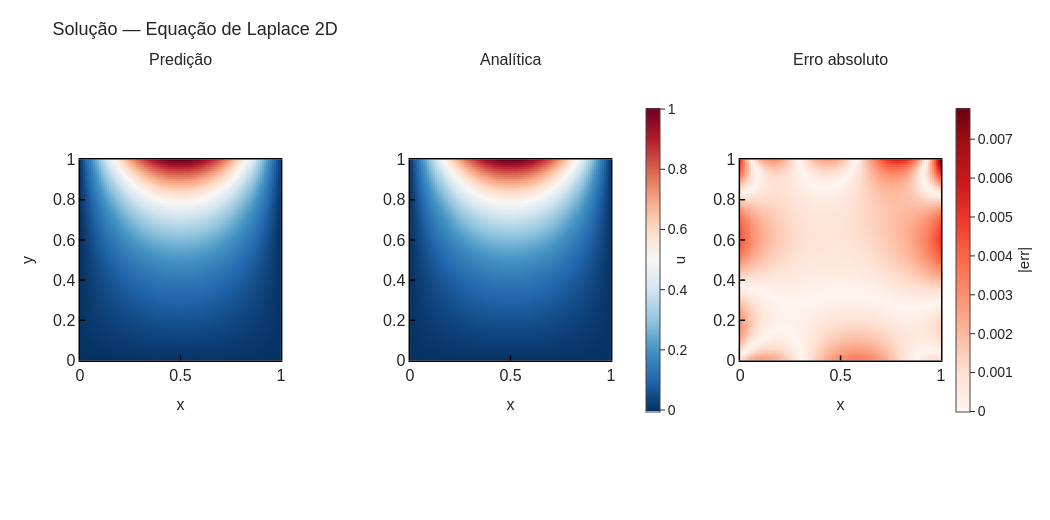

Notebook code cell kept with this figure:
### Markdown cell above
O bom leitor atento deve se lembrar que nosso problema possui uma solução analítica, e é ela que usaremos para avaliar nosso modelo!

Dentro da função das funções de plotagens, fizemos o seguinte:

---
```python
x = np.linspace(0, 1, n_grid)
y = np.linspace(0, 1, n_grid)
X, Y = np.meshgrid(x, y)

X_flat = torch.tensor(
    np.stack([X.ravel(), Y.ravel()], axis=1),
    dtype=torch.float32,
    device=device,
)

with torch.no_grad():
    U_pred = model(X_flat).cpu().numpy().reshape(n_grid, n_grid)

U_anal = analytical_fn(X_flat).cpu().numpy().reshape(n_grid, n_grid)
E_abs  = np.abs(U_pred - U_anal)
```
---

Em suma, criamos uma malha e avaliamos nosso modelo nela. Pontos importantes para se destacar:

- Aqui, realizamos uma nova amostragem, o que é análoga a etapa de mostrar "dados nunca vistos" para o modelo. Mas note que, no treinamento usamos uma amostragem aleatória, enquanto que aqui, uma grade regular;
- Desativamos o autograd pois não utilizamos ele na previsão, dado que não atualizamos os pesos, economizando memória e acelarando a inferência.
- O erro absoluto é apenas uma das métricas possíveis, outras opções seriam: Erro $L^2$, erro máximo etc.

### Code cell
plot_heatmaps(model=model, analytical_fn=analytical_solution, device=DEVICE)

### Figure 1 — Plotly figure (JSON) as saved in the notebook; plotly's stock layout.template omitted (floating-point values rounded to 4 significant figures; data arrays with more than 128 entries replaced by an {"elided": "..."} marker saying what was removed)
{"data": [{"colorscale": [[0, "rgb(5,48,97)"], [0.1, "rgb(33,102,172)"], [0.2, "rgb(67,147,195)"], [0.3, "rgb(146,197,222)"], [0.4, "rgb(209,229,240)"], [0.5, "rgb(247,247,247)"], [0.6, "rgb(253,219,199)"], [0.7, "rgb(244,165,130)"], [0.8, "rgb(214,96,77)"], [0.9, "rgb(178,24,43)"], [1, "rgb(103,0,31)"]], "showscale": false, "type": "heatmap", "x": [0.0, 0.0101, 0.0202, 0.0303, 0.0404, 0.05051, 0.06061, 0.07071, 0.08081, 0.09091, 0.101, 0.1111, 0.1212, 0.1313, 0.1414, 0.1515, 0.1616, 0.1717, 0.1818, 0.1919, 0.202, 0.2121, 0.2222, 0.2323, 0.2424, 0.2525, 0.2626, 0.2727, 0.2828, 0.2929, 0.303, 0.3131, 0.3232, 0.3333, 0.3434, 0.3535, 0.3636, 0.3737, 0.3838, 0.3939, 0.404, 0.4141, 0.4242, 0.4343, 0.4444, 0.4545, 0.4646, 0.4747, 0.4848, 0.4949, 0.5051, 0.5152, 0.5253, 0.5354, 0.5455, 0.5556, 0.5657, 0.5758, 0.5859, 0.596, 0.6061, 0.6162, 0.6263, 0.6364, 0.6465, 0.6566, 0.6667, 0.6768, 0.6869, 0.697, 0.7071, 0.7172, 0.7273, 0.7374, 0.7475, 0.7576, 0.7677, 0.7778, 0.7879, 0.798, 0.8081, 0.8182, 0.8283, 0.8384, 0.8485, 0.8586, 0.8687, 0.8788, 0.8889, 0.899, 0.9091, 0.9192, 0.9293, 0.9394, 0.9495, 0.9596, 0.9697, 0.9798, 0.9899, 1.0], "xaxis": "x", "y": [0.0, 0.0101, 0.0202, 0.0303, 0.0404, 0.05051, 0.06061, 0.07071, 0.08081, 0.09091, 0.101, 0.1111, 0.1212, 0.1313, 0.1414, 0.1515, 0.1616, 0.1717, 0.1818, 0.1919, 0.202, 0.2121, 0.2222, 0.2323, 0.2424, 0.2525, 0.2626, 0.2727, 0.2828, 0.2929, 0.303, 0.3131, 0.3232, 0.3333, 0.3434, 0.3535, 0.3636, 0.3737, 0.3838, 0.3939, 0.404, 0.4141, 0.4242, 0.4343, 0.4444, 0.4545, 0.4646, 0.4747, 0.4848, 0.4949, 0.5051, 0.5152, 0.5253, 0.5354, 0.5455, 0.5556, 0.5657, 0.5758, 0.5859, 0.596, 0.6061, 0.6162, 0.6263, 0.6364, 0.6465, 0.6566, 0.6667, 0.6768, 0.6869, 0.697, 0.7071, 0.7172, 0.7273, 0.7374, 0.7475, 0.7576, 0.7677, 0.7778, 0.7879, 0.798, 0.8081, 0.8182, 0.8283, 0.8384, 0.8485, 0.8586, 0.8687, 0.8788, 0.8889, 0.899, 0.9091, 0.9192, 0.9293, 0.9394, 0.9495, 0.9596, 0.9697, 0.9798, 0.9899, 1.0], "yaxis": "y", "z": {"elided": "100x100 float values"}, "zmax": 1.002, "zmin": -0.004872}, {"colorbar": {"len": 0.85, "thickness": 14, "tickfont": {"size": 14}, "title": {"font": {"size": 15}, "side": "right", "text": "u"}, "x": 0.65, "xpad": 6}, "colorscale": [[0, "rgb(5,48,97)"], [0.1, "rgb(33,102,172)"], [0.2, "rgb(67,147,195)"], [0.3, "rgb(146,197,222)"], [0.4, "rgb(209,229,240)"], [0.5, "rgb(247,247,247)"], [0.6, "rgb(253,219,199)"], [0.7, "rgb(244,165,130)"], [0.8, "rgb(214,96,77)"], [0.9, "rgb(178,24,43)"], [1, "rgb(103,0,31)"]], "showscale": true, "type": "heatmap", "x": [0.0, 0.0101, 0.0202, 0.0303, 0.0404, 0.05051, 0.06061, 0.07071, 0.08081, 0.09091, 0.101, 0.1111, 0.1212, 0.1313, 0.1414, 0.1515, 0.1616, 0.1717, 0.1818, 0.1919, 0.202, 0.2121, 0.2222, 0.2323, 0.2424, 0.2525, 0.2626, 0.2727, 0.2828, 0.2929, 0.303, 0.3131, 0.3232, 0.3333, 0.3434, 0.3535, 0.3636, 0.3737, 0.3838, 0.3939, 0.404, 0.4141, 0.4242, 0.4343, 0.4444, 0.4545, 0.4646, 0.4747, 0.4848, 0.4949, 0.5051, 0.5152, 0.5253, 0.5354, 0.5455, 0.5556, 0.5657, 0.5758, 0.5859, 0.596, 0.6061, 0.6162, 0.6263, 0.6364, 0.6465, 0.6566, 0.6667, 0.6768, 0.6869, 0.697, 0.7071, 0.7172, 0.7273, 0.7374, 0.7475, 0.7576, 0.7677, 0.7778, 0.7879, 0.798, 0.8081, 0.8182, 0.8283, 0.8384, 0.8485, 0.8586, 0.8687, 0.8788, 0.8889, 0.899, 0.9091, 0.9192, 0.9293, 0.9394, 0.9495, 0.9596, 0.9697, 0.9798, 0.9899, 1.0], "xaxis": "x2", "y": [0.0, 0.0101, 0.0202, 0.0303, 0.0404, 0.05051, 0.06061, 0.07071, 0.08081, 0.09091, 0.101, 0.1111, 0.1212, 0.1313, 0.1414, 0.1515, 0.1616, 0.1717, 0.1818, 0.1919, 0.202, 0.2121, 0.2222, 0.2323, 0.2424, 0.2525, 0.2626, 0.2727, 0.2828, 0.2929, 0.303, 0.3131, 0.3232, 0.3333, 0.3434, 0.3535, 0.3636, 0.3737, 0.3838, 0.3939, 0.404, 0.4141, 0.4242, 0.4343, 0.4444, 0.4545, 0.4646, 0.4747, 0.4848, 0.4949, 0.5051, 0.5152, 0.5253, 0.5354, 0.5455, 0.5556, 0.5657, 0.5758, 0.5859, 0.596, 0.6061, 0.6162, 0.6263, 0.6364, 0.6465, 0.6566, 0.6667, 0.6768, 0.6869, 0.697, 0.7071, 0.7172, 0.7273, 0.7374, 0.7475, 0.7576, 0.7677, 0.7778, 0.7879, 0.798, 0.8081, 0.8182, 0.8283, 0.8384, 0.8485, 0.8586, 0.8687, 0.8788, 0.8889, 0.899, 0.9091, 0.9192, 0.9293, 0.9394, 0.9495, 0.9596, 0.9697, 0.9798, 0.9899, 1.0], "yaxis": "y2", "z": {"elided": "100x100 float values"}, "zmax": 1.002, "zmin": -0.004872}, {"colorbar": {"len": 0.85, "thickness": 14, "tickfont": {"size": 14}, "title": {"font": {"size": 15}, "side": "right", "text": "|err|"}, "x": 1.01, "xpad": 6}, "colorscale": [[0, "rgb(255,245,240)"], [0.125, "rgb(254,224,210)"], [0.25, "rgb(252,187,161)"], [0.375, "rgb(252,146,114)"], [0.5, "rgb(251,106,74)"], [0.625, "rgb(239,59,44)"], [0.75, "rgb(203,24,29)"], [0.875, "rgb(165,15,21)"], [1, "rgb(103,0,13)"]], "showscale": true, "type": "heatmap", "x": [0.0, 0.0101, 0.0202, 0.0303, 0.0404, 0.05051, 0.06061, 0.07071, 0.08081, 0.09091, 0.101, 0.1111, 0.1212, 0.1313, 0.1414, 0.1515, 0.1616, 0.1717, 0.1818, 0.1919, 0.202, 0.2121, 0.2222, 0.2323, 0.2424, 0.2525, 0.2626, 0.2727, 0.2828, 0.2929, 0.303, 0.3131, 0.3232, 0.3333, 0.3434, 0.3535, 0.3636, 0.3737, 0.3838, 0.3939, 0.404, 0.4141, 0.4242, 0.4343, 0.4444, 0.4545, 0.4646, 0.4747, 0.4848, 0.4949, 0.5051, 0.5152, 0.5253, 0.5354, 0.5455, 0.5556, 0.5657, 0.5758, 0.5859, 0.596, 0.6061, 0.6162, 0.6263, 0.6364, 0.6465, 0.6566, 0.6667, 0.6768, 0.6869, 0.697, 0.7071, 0.7172, 0.7273, 0.7374, 0.7475, 0.7576, 0.7677, 0.7778, 0.7879, 0.798, 0.8081, 0.8182, 0.8283, 0.8384, 0.8485, 0.8586, 0.8687, 0.8788, 0.8889, 0.899, 0.9091, 0.9192, 0.9293, 0.9394, 0.9495, 0.9596, 0.9697, 0.9798, 0.9899, 1.0], "xaxis": "x3", "y": [0.0, 0.0101, 0.0202, 0.0303, 0.0404, 0.05051, 0.06061, 0.07071, 0.08081, 0.09091, 0.101, 0.1111, 0.1212, 0.1313, 0.1414, 0.1515, 0.1616, 0.1717, 0.1818, 0.1919, 0.202, 0.2121, 0.2222, 0.2323, 0.2424, 0.2525, 0.2626, 0.2727, 0.2828, 0.2929, 0.303, 0.3131, 0.3232, 0.3333, 0.3434, 0.3535, 0.3636, 0.3737, 0.3838, 0.3939, 0.404, 0.4141, 0.4242, 0.4343, 0.4444, 0.4545, 0.4646, 0.4747, 0.4848, 0.4949, 0.5051, 0.5152, 0.5253, 0.5354, 0.5455, 0.5556, 0.5657, 0.5758, 0.5859, 0.596, 0.6061, 0.6162, 0.6263, 0.6364, 0.6465, 0.6566, 0.6667, 0.6768, 0.6869, 0.697, 0.7071, 0.7172, 0.7273, 0.7374, 0.7475, 0.7576, 0.7677, 0.7778, 0.7879, 0.798, 0.8081, 0.8182, 0.8283, 0.8384, 0.8485, 0.8586, 0.8687, 0.8788, 0.8889, 0.899, 0.9091, 0.9192, 0.9293, 0.9394, 0.9495, 0.9596, 0.9697, 0.9798, 0.9899, 1.0], "yaxis": "y3", "z": {"elided": "100x100 float values"}, "zmax": 0.007788, "zmin": 0}], "layout": {"annotations": [{"font": {"size": 16}, "showarrow": false, "text": "Predição", "x": 0.1167, "xanchor": "center", "xref": "paper", "y": 1, "yanchor": "bottom", "yref": "paper"}, {"font": {"size": 16}, "showarrow": false, "text": "Analítica", "x": 0.5, "xanchor": "center", "xref": "paper", "y": 1, "yanchor": "bottom", "yref": "paper"}, {"font": {"size": 16}, "showarrow": false, "text": "Erro absoluto", "x": 0.8833, "xanchor": "center", "xref": "paper", "y": 1, "yanchor": "bottom", "yref": "paper"}], "font": {"family": "Arial", "size": 16}, "height": 520, "margin": {"b": 70, "l": 80, "r": 60, "t": 70}, "title": {"font": {"size": 18}, "text": "Solução — Equação de Laplace 2D"}, "width": 1050, "xaxis": {"anchor": "y", "constrain": "domain", "domain": [0, 0.2333], "linecolor": "black", "linewidth": 1.5, "mirror": true, "range": [0, 1], "showline": true, "tickcolor": "black", "ticklen": 5, "ticks": "inside", "tickwidth": 1.5, "title": {"font": {"size": 16}, "text": "x"}}, "xaxis2": {"anchor": "y2", "constrain": "domain", "domain": [0.3833, 0.6167], "linecolor": "black", "linewidth": 1.5, "mirror": true, "range": [0, 1], "showline": true, "tickcolor": "black", "ticklen": 5, "ticks": "inside", "tickwidth": 1.5, "title": {"font": {"size": 16}, "text": "x"}}, "xaxis3": {"anchor": "y3", "constrain": "domain", "domain": [0.7667, 1.0], "linecolor": "black", "linewidth": 1.5, "mirror": true, "range": [0, 1], "showline": true, "tickcolor": "black", "ticklen": 5, "ticks": "inside", "tickwidth": 1.5, "title": {"font": {"size": 16}, "text": "x"}}, "yaxis": {"anchor": "x", "constrain": "domain", "domain": [0, 1], "linecolor": "black", "linewidth": 1.5, "mirror": true, "range": [0, 1], "scaleanchor": "x", "scaleratio": 1, "showline": true, "tickcolor": "black", "ticklen": 5, "ticks": "inside", "tickwidth": 1.5, "title": {"font": {"size": 16}, "text": "y"}}, "yaxis2": {"anchor": "x2", "constrain": "domain", "domain": [0, 1], "linecolor": "black", "linewidth": 1.5, "mirror": true, "range": [0, 1], "scaleanchor": "x2", "scaleratio": 1, "showline": true, "tickcolor": "black", "ticklen": 5, "ticks": "inside", "tickwidth": 1.5, "title": {"font": {"size": 16}, "text": ""}}, "yaxis3": {"anchor": "x3", "constrain": "domain", "domain": [0, 1], "linecolor": "black", "linewidth": 1.5, "mirror": true, "range": [0, 1], "scaleanchor": "x3", "scaleratio": 1, "showline": true, "tickcolor": "black", "ticklen": 5, "ticks": "inside", "tickwidth": 1.5, "title": {"font": {"size": 16}, "text": ""}}}}
